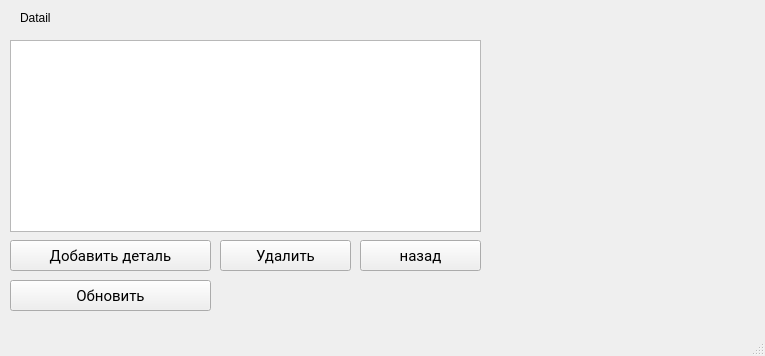
<?xml version="1.0" encoding="UTF-8"?>
<ui version="4.0">
 <class>MainWindow</class>
 <widget class="QMainWindow" name="MainWindow">
  <property name="geometry">
   <rect>
    <x>0</x>
    <y>0</y>
    <width>765</width>
    <height>356</height>
   </rect>
  </property>
  <property name="windowTitle">
   <string>MainWindow</string>
  </property>
  <widget class="QWidget" name="centralwidget">
   <widget class="QTableWidget" name="tableWidget">
    <property name="geometry">
     <rect>
      <x>10</x>
      <y>40</y>
      <width>471</width>
      <height>192</height>
     </rect>
    </property>
   </widget>
   <widget class="QPushButton" name="pushButtonAdd">
    <property name="geometry">
     <rect>
      <x>10</x>
      <y>240</y>
      <width>201</width>
      <height>31</height>
     </rect>
    </property>
    <property name="font">
     <font>
      <family>Roboto</family>
      <pointsize>11</pointsize>
     </font>
    </property>
    <property name="text">
     <string>Добавить деталь</string>
    </property>
    <property name="icon">
     <iconset>
      <normaloff>../img/148764.png</normaloff>../img/148764.png</iconset>
    </property>
   </widget>
   <widget class="QPushButton" name="pushButtonBack">
    <property name="geometry">
     <rect>
      <x>360</x>
      <y>240</y>
      <width>121</width>
      <height>31</height>
     </rect>
    </property>
    <property name="font">
     <font>
      <family>Roboto</family>
      <pointsize>11</pointsize>
     </font>
    </property>
    <property name="text">
     <string>назад</string>
    </property>
    <property name="icon">
     <iconset>
      <normaloff>../img/back.png</normaloff>../img/back.png</iconset>
    </property>
   </widget>
   <widget class="QPushButton" name="pushButtonDelete">
    <property name="geometry">
     <rect>
      <x>220</x>
      <y>240</y>
      <width>131</width>
      <height>31</height>
     </rect>
    </property>
    <property name="font">
     <font>
      <family>Roboto</family>
      <pointsize>11</pointsize>
     </font>
    </property>
    <property name="text">
     <string>Удалить</string>
    </property>
    <property name="icon">
     <iconset>
      <normaloff>../img/pngtree-vector-cross-icon-png-image_952284.png</normaloff>../img/pngtree-vector-cross-icon-png-image_952284.png</iconset>
    </property>
   </widget>
   <widget class="QLabel" name="labelImage">
    <property name="geometry">
     <rect>
      <x>500</x>
      <y>40</y>
      <width>241</width>
      <height>191</height>
     </rect>
    </property>
    <property name="text">
     <string/>
    </property>
    <property name="pixmap">
     <pixmap>../img/безшовные-раскосные-прямые-линии-печать-ткани-тонны-моря-узкие-149741474.jpg</pixmap>
    </property>
    <property name="scaledContents">
     <bool>true</bool>
    </property>
   </widget>
   <widget class="QPushButton" name="pushButtonRefresh">
    <property name="geometry">
     <rect>
      <x>10</x>
      <y>280</y>
      <width>201</width>
      <height>31</height>
     </rect>
    </property>
    <property name="font">
     <font>
      <family>Roboto</family>
      <pointsize>11</pointsize>
     </font>
    </property>
    <property name="text">
     <string>Обновить</string>
    </property>
    <property name="icon">
     <iconset>
      <normaloff>../img/update.png</normaloff>../img/update.png</iconset>
    </property>
    <property name="iconSize">
     <size>
      <width>20</width>
      <height>20</height>
     </size>
    </property>
   </widget>
   <widget class="QLabel" name="label">
    <property name="geometry">
     <rect>
      <x>20</x>
      <y>10</y>
      <width>181</width>
      <height>16</height>
     </rect>
    </property>
    <property name="text">
     <string>Datail</string>
    </property>
   </widget>
  </widget>
  <widget class="QMenuBar" name="menubar">
   <property name="geometry">
    <rect>
     <x>0</x>
     <y>0</y>
     <width>765</width>
     <height>21</height>
    </rect>
   </property>
  </widget>
  <widget class="QStatusBar" name="statusbar"/>
 </widget>
 <resources/>
 <connections/>
</ui>
